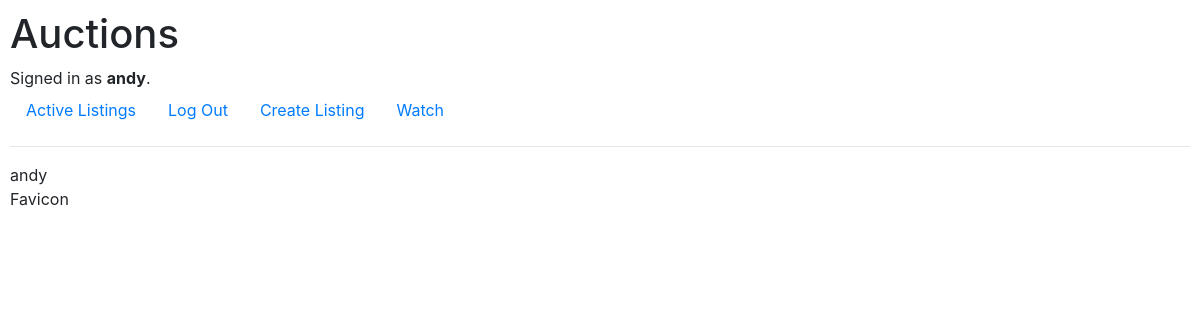
Before: /watchlist/1 (signed in) with the older database file.
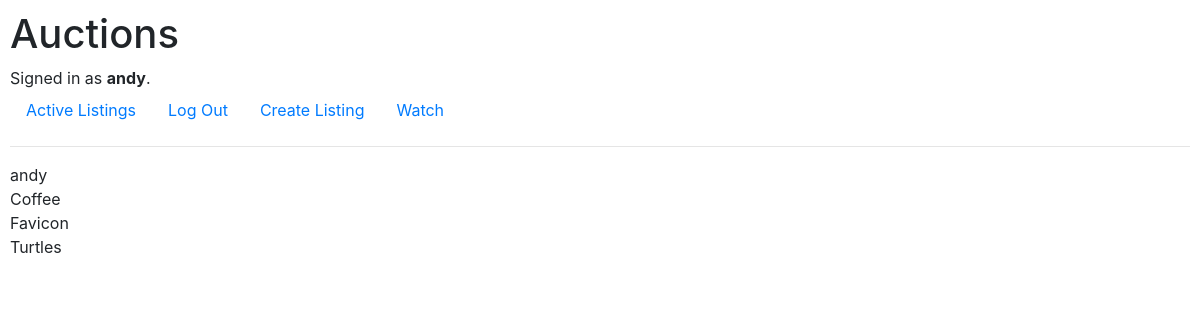
After: the same page with the newer database file.
### auctions/models.py (models this page shows)
class Listing(models.Model):
    title = models.CharField(max_length=125)
    description = models.CharField(max_length=250, blank=True)
    start_bid = models.DecimalField(max_digits=7, decimal_places=2)
    image = models.ImageField(upload_to='media', null=True, blank=True)
    is_active = models.BooleanField(default=True)
    def __str__(self):
        return f"{self.title}, {self.start_bid}"

### auctions/views.py (the view)
# urls.py: path("watchlist/<int:id>",views.watchlist, name="watchlist")
def watchlist(request,id):
    user = request.user
    listing = Listing.objects.get(pk=id)
    watchlist = user.watchlist.all()
    if request.method == "POST":
        user.watchlist.add(listing)
        return render(request, 'auctions/watchlist.html',{
            "user": user,
            "watchlist": watchlist
        })
    else:
        print(user)
        print(listing)
        print(watchlist)
        return render(request, 'auctions/watchlist.html',{
            "user": user,
            "watchlist": watchlist
        })

### auctions/models.py (called while the page is built)
    def __str__(self):
        return f"{self.username}"

### auctions/templates/auctions/watchlist.html (shortened to what this page needs)
{% extends "auctions/layout.html" %}
{% block body %}
{{ user }}
<br>
{% for item in watchlist %}
    {{ item.title }}
    <br>
{% endfor %}
<br>
{% endblock %}

Changed rows visible on the page:
now on this page (row unchanged): Listing: title "Coffee"
now on this page (row edited): Listing: title "Turtles"
